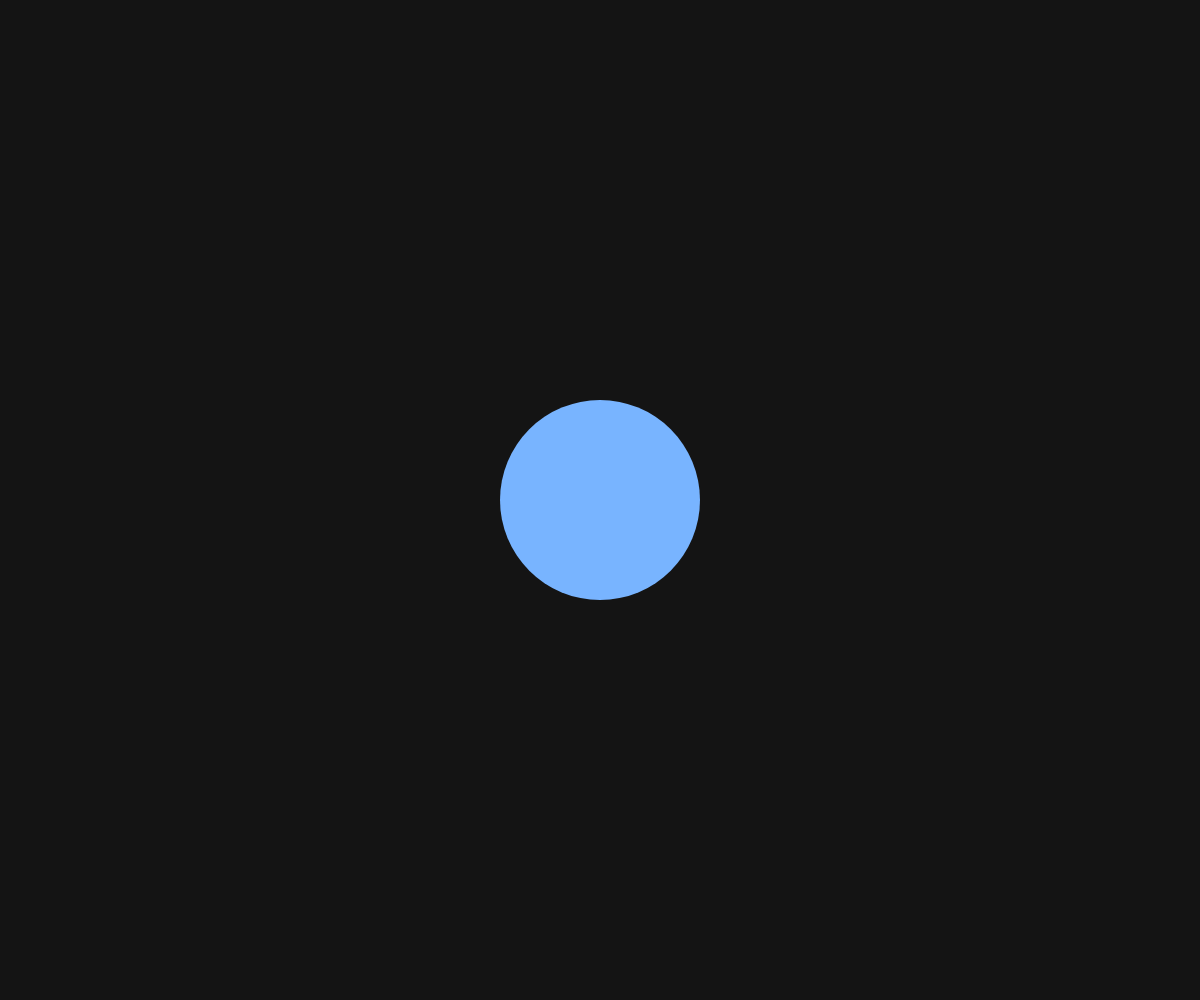
Frame 1 (no input)
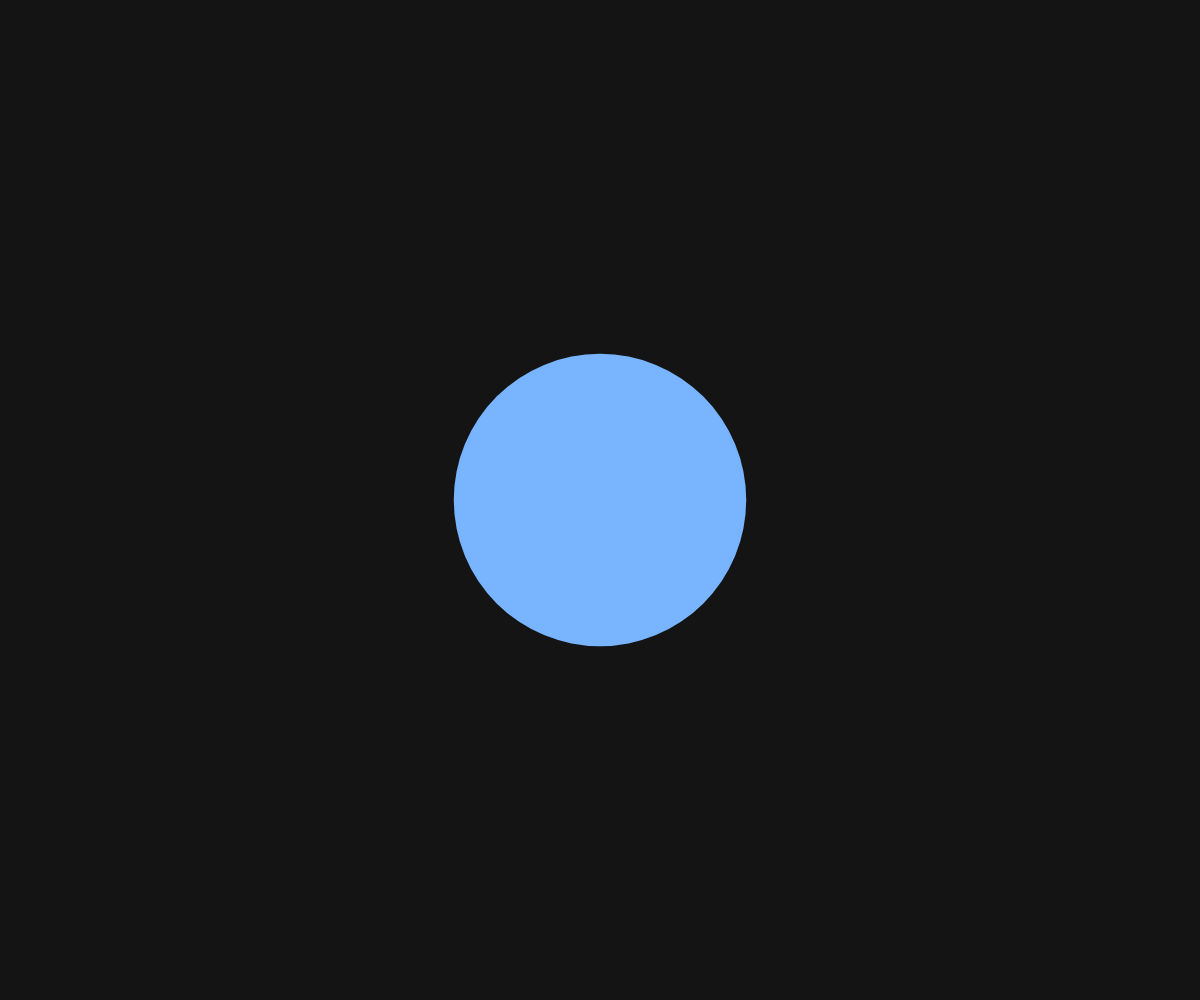
Frame 60 (no input)
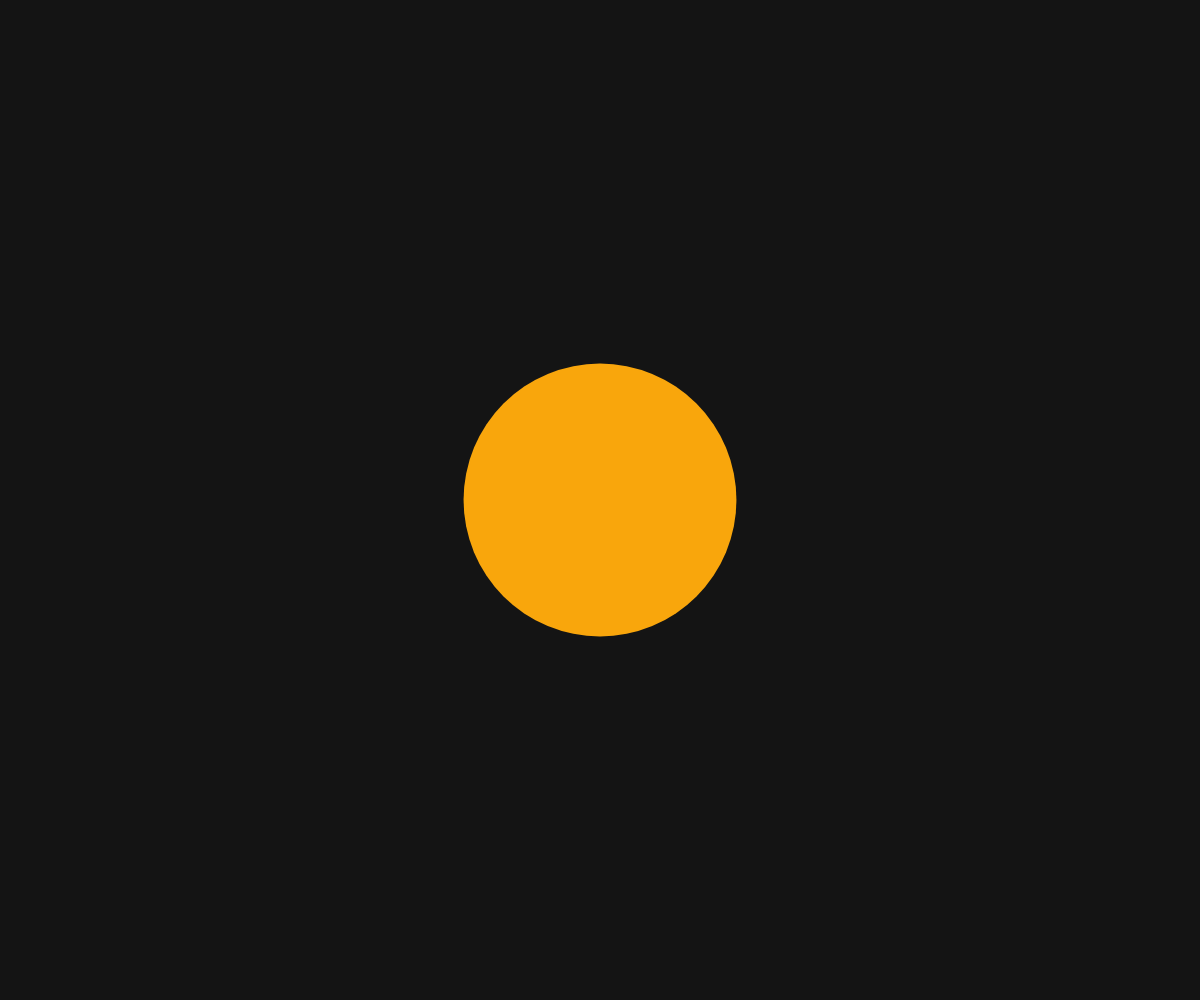
Frame 120 (the mouse pressed at the canvas centre since frame 60)

The p5.js sketch that drew these frames (run headless with seeded random() and noise() and a simulated clock; from frame 60 on, the mouse is pressed at the canvas centre):

// p5.js sketch
// ── sketch.js
let angle = 0;
let speed = 0.02;
let stressTimeout = null;
let stressLevel = 0; // 0 = calm (blue), 1 = stressed (orange)
let targetStress = 0;

function setup() {
  createCanvas(windowWidth, windowHeight);
  noStroke();
}

function draw() {
  background(20);

  // Smooth stress transition
  stressLevel = lerp(stressLevel, targetStress, 0.05);

  // Calculate radius like breathing
  let radius = 100 + sin(angle) * 50;

  // Interpolate between calm blue and stressed orange
  let r = lerp(120, 255, stressLevel);
  let g = lerp(180, 165, stressLevel);
  let b = lerp(255, 0, stressLevel);

  fill(r, g, b);
  ellipse(width / 2, height / 2, radius * 2);

  angle += speed;
}

function windowResized() {
  resizeCanvas(windowWidth, windowHeight);
}

function mousePressed() {
  // Check if mouse is inside the circle
  let d = dist(mouseX, mouseY, width / 2, height / 2);
  let currentRadius = 100 + sin(angle) * 50;

  if (d < currentRadius) {
    speed = 0.1; // speed up = stress
    targetStress = 1; // fade to orange

    if (stressTimeout) clearTimeout(stressTimeout);

    stressTimeout = setTimeout(() => {
      speed = 0.02;
      targetStress = 0; // fade back to calm
    }, 3000);
  }
}

// ── style.css
body {
    margin: 0;
    overflow: hidden;
    background-color: #141414;
  }
  
